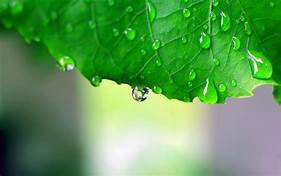
#> input picture th.jpg, 281 x 176 px
$ python HighPasFiltering.py
#> lines starting #> are read from the running program, lines starting #| are printed output that depends on the picture
import cv2
import numpy as np
from matplotlib import pyplot as plt

img = cv2.imread('th.jpg',0)
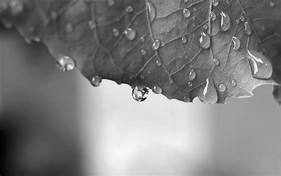
#> img: shape (176, 281); min 0, max 255, mean 127.2
f = np.fft.fft2(img)
fshift = np.fft.fftshift(f)

rows, cols = img.shape
#> rows = 176; cols = 281
crow,ccol = int(rows/2) , int(cols/2)
#> crow = 88; ccol = 140
fshift[crow-30:crow+30, ccol-30:ccol+30] = 0
f_ishift = np.fft.ifftshift(fshift)
img_back = np.fft.ifft2(f_ishift)
img_back = np.abs(img_back)
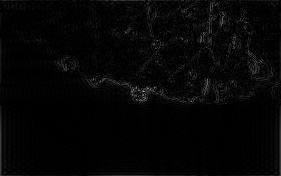
#> img_back: shape (176, 281) float64; min 0.0107, max 175.6, mean 6.1

plt.subplot(131),plt.imshow(img, cmap = 'gray')
plt.title('Input Image'), plt.xticks([]), plt.yticks([])
plt.subplot(132),plt.imshow(img_back, cmap = 'gray')
plt.title('Image after HPF'), plt.xticks([]), plt.yticks([])
plt.subplot(133),plt.imshow(img_back)
plt.title('Result in JET'), plt.xticks([]), plt.yticks([])

plt.show()
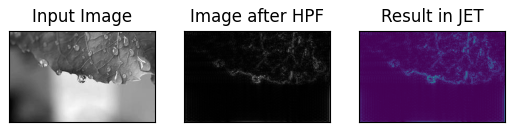
#> figure drawn by matplotlib, 3 panels
